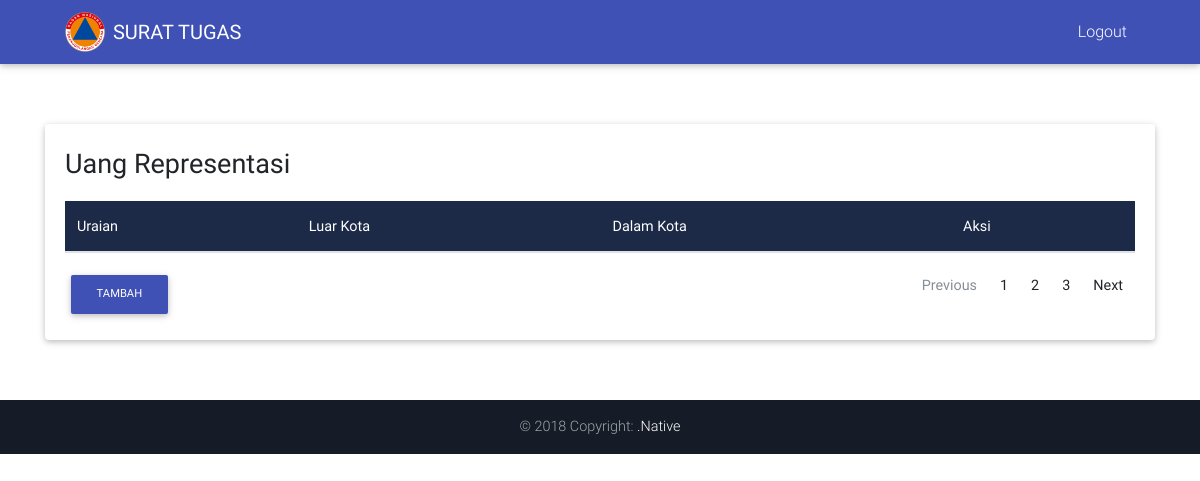
Page /index.php/home/uang_representasi on the earlier database version.
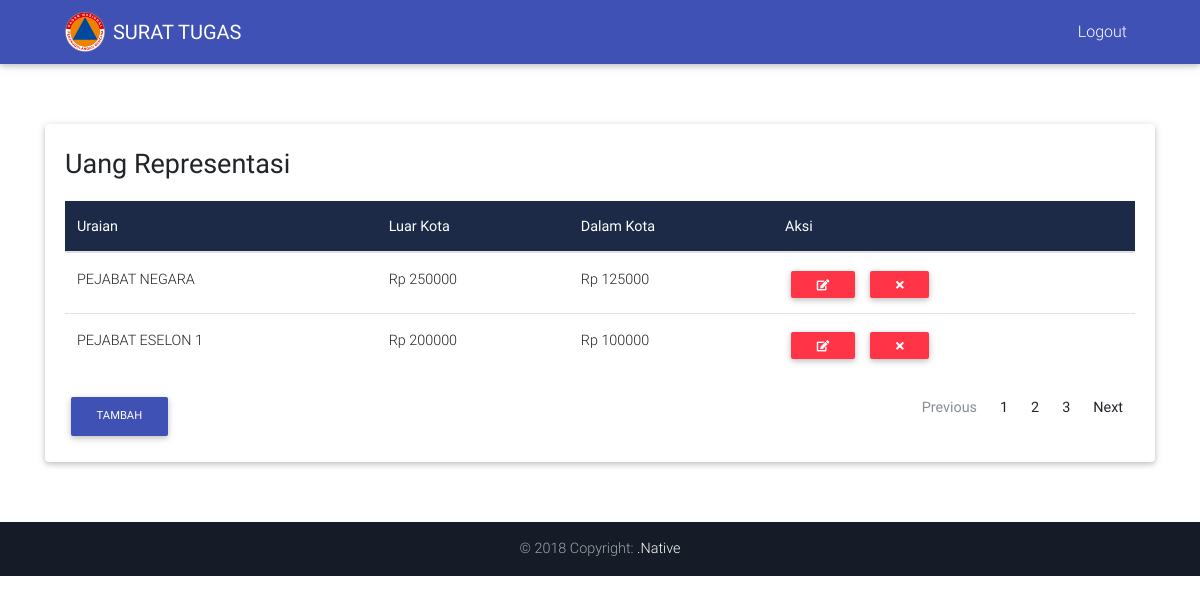
Same page on the later database version.
### tables this page shows
CREATE TABLE `uang_representasi` (
  `id` int(5) NOT NULL,
  `uraian` varchar(20) NOT NULL,
  `luar_kota` int(10) NOT NULL,
  `dalam_kota` int(10) NOT NULL
);

### application/controllers/Home.php (called while the page is built, shortened)
<?php
class Home extends CI_Controller {
	function __Construct()
    {
        $this->load->model("home_model");
        $this->load->library("pagination");
    }
	public function uang_representasi()
	{
		$data['representasi'] = $this->home_model->get_uang_representasi();
		$this->load->view('nav');
		$this->load->view('header');
		$this->load->view('uang_representasi', $data);
		$this->load->view('footer');
	}
}

### index.php (called while the page is built, shortened)
<?php
require_once BASEPATH.'core/CodeIgniter.php';

### application/models/Home_model.php (called while the page is built, shortened)
<?php
class Home_model extends CI_Model {
	function get_uang_representasi() {
		$this->db->from('uang_representasi');
		$query = $this->db->get();
		return $query->result();
	}
}
?>

### application/views/uang_representasi.php (the view, shortened to what this page needs)
<body>
  <div class="container margin">
    <div class="card mb-8">
      <div class="card-body">
        <p style="font-size: 27px;">Uang Representasi</p>
        <div align="center">
          <table class="table table-hover">
                          <thead class="mdb-color darken-3 white-text">
                            <tr>
                              <th scope="col">Uraian</th>
                              <th scope="col">Luar Kota</th>
                              <th scope="col">Dalam Kota</th>
                              <th scope="col">Aksi</th>
                            </tr>
                          </thead>
                          <tbody>
                            <?php foreach ($representasi as $row) {
                echo "
                <tr>
                              <td>".$row->uraian."</td>
                              <td> Rp ".$row->luar_kota."</td>
                              <td> Rp ".$row->dalam_kota."</td>
                              <td>
                                <span class='table-remove'><a href='".base_url("home/edit_representasi_page/$row->id")."'><button type='button'  class='btn btn-danger btn-rounded btn-sm my-0'><i class='fa fa-pencil-square-o' aria-hidden='true'></i></button></a>
                                <span class='table-remove'><a href='".base_url("home/delete_representasi/$row->id")."'><button type='button' class='btn btn-danger btn-rounded btn-sm my-0'><i class='fa fa-times' aria-hidden='true'></i></button></span>
                                </td>
                            </tr>
                            <tr>";
              }
                             ?>
                      </tbody>
                    </table>
          <div class="row">
            <div class="col">
              <div align="left">
                <a href="#"><button type="button" data-toggle="modal" data-target="#modalRegisterForm" class="btn btn-indigo btn-md">Tambah</button></a>
              </div>
            </div>
            <div class="col">
              <nav aria-label="Page navigation example">
                <ul class="pagination justify-content-end">
                  <li class="page-item disabled">
                    <a class="page-link" href="#" tabindex="-1">Previous</a>
                  </li>
                  <li class="page-item"><a class="page-link" href="#">1</a></li>
                  <li class="page-item"><a class="page-link" href="#">2</a></li>
                  <li class="page-item"><a class="page-link" href="#">3</a></li>
                  <li class="page-item">
                    <a class="page-link" href="#">Next</a>
                  </li>
                </ul>
              </nav>
            </div>
          </div>
        </div>
      </div>
    </div>
  </div>
</body>
</html>

### application/views/nav.php (shortened to what this page needs)
<nav class="navbar navbar-expand-lg navbar-dark indigo scrolling-navbar">
    <div class="container">
    <img style="margin-left: 20px;" src="<?php echo base_url('assets/img/logo.png')?>" width="40" height="40">
    <a style="margin-left: 8px;" class="navbar-brand" href="<?php echo base_url('home/beranda')?>"><Strong>SURAT TUGAS</Strong></a>
    <div class="collapse navbar-collapse" id="navbarTogglerDemo02">
        <span style="margin-right: 20px;">
            <ul class="navbar-nav navbar-right mr-auto mt-lg-0">
        <li class="nav-item">
                <a class="nav-link" href="<?php echo  base_url()?>">Logout</a>
            </li>
        </ul>
        </span>
    </div>
</div>
</nav>

### application/views/header.php (shortened to what this page needs)
<!DOCTYPE html>
<html lang="en">
<head>
	<link rel="stylesheet" href="https://maxcdn.bootstrapcdn.com/font-awesome/4.6.0/css/font-awesome.min.css">
	<link href="<?php echo base_url('assets/css/bootstrap.css')?>" rel="stylesheet">
	<link href="<?php echo base_url('assets/css/mdb.css')?>" rel="stylesheet">
	<link href="<?php echo base_url('assets/css/multiselect/multi-select.css')?>" rel="stylesheet">
	<link href="<?php echo base_url('assets/css/multiselect/multi-select.dev.css')?>" rel="stylesheet">
	<link href="<?php echo base_url('assets/css/multiselect/multi-select.dist.css')?>" rel="stylesheet">
	<link href="<?php echo base_url('assets/css/style.css')?>"  type="text/css" rel="stylesheet">
	<link rel="stylesheet" href="https://use.fontawesome.com/releases/v5.2.0/css/all.css"
>
</head>

### application/views/footer.php
<footer class="page-footer font-small unique-color-dark">
  <div class="footer-copyright py-3" align="center">© 2018 Copyright: <a href="https://instagram.com/kelikisc">.Native
  </div>
</footer>

### assets/css/style.css (style rules this page uses)
html, body, header, .view { height: 100%; }

### application/views/header.php (style rules this page uses)
.margin { margin-bottom: 5%; margin-top: 5%; }

Differences in the rows shown:
added uang_representasi: uraian "PEJABAT NEGARA", luar_kota "250000", dalam_kota "125000"
added uang_representasi: uraian "PEJABAT ESELON 1", luar_kota "200000", dalam_kota "100000"
